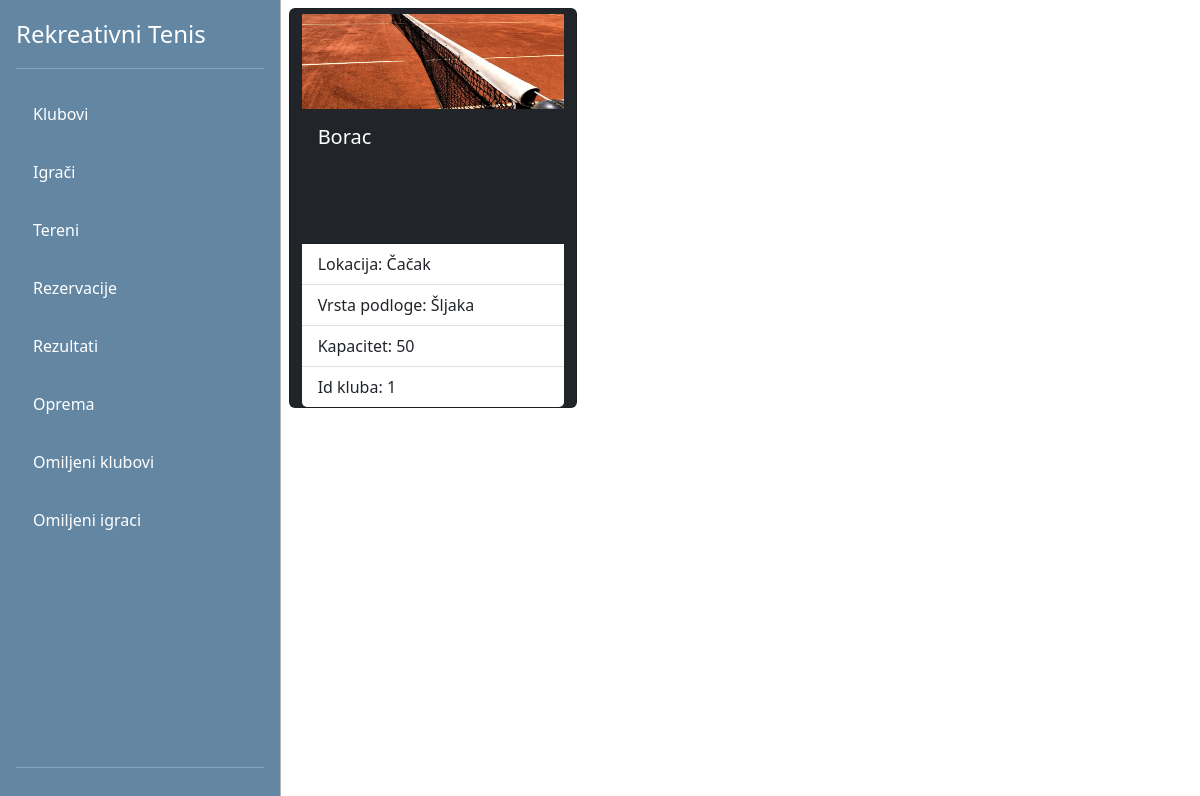
/view-gosti/freegrounds.php, run on the app's committed database.
### tables this page shows
CREATE TABLE `tereni` (
  `id` int(11) NOT NULL,
  `naziv` varchar(255) NOT NULL,
  `lokacija` varchar(255) NOT NULL,
  `vrsta_podloge` varchar(255) NOT NULL,
  `kapacitet` int(11) NOT NULL,
  `id_kluba` int(11) NOT NULL,
  `zauzet` bit(1) NOT NULL
);

### config/DB.php (called while the page is built)
<?php
class DB{
    private static $factory;
    public static function createInstance($config = null)
    {
        $settings['dbname'] = 'rekreativnitenisdb';
        $settings['dbhost'] = '127.0.0.1';
        $settings['dbuser'] = 'root';
        $settings['dbpass'] = '';
        try{
            $dsn = 'mysql:dbname=' . $settings['dbname'] . ';host=' . $settings['dbhost'];
            $pdo = new PDO($dsn, $settings['dbuser'], $settings['dbpass'], array(PDO::MYSQL_ATTR_INIT_COMMAND => "SET NAMES utf8"));
            $pdo->setAttribute(PDO::ATTR_ERRMODE, PDO::ERRMODE_EXCEPTION);
            $pdo->setAttribute(PDO::ATTR_EMULATE_PREPARES, true);
            $pdo->setAttribute(PDO::ATTR_DEFAULT_FETCH_MODE, PDO::FETCH_ASSOC);
            self::$factory[$config] = $pdo;
            return self::$factory[$config];
        }
        catch (PDOException $e) {
            die ('Connection failed: ' . $e->getMessage());
        }
    }
}
?>

### DAO/TerenDAO.php (called while the page is built, shortened)
<?php
require_once '../config/DB.php';
class TerenDAO
{
    private $db;
    public function __construct()
    {
        $this->db = DB::createInstance();
    }
    public function getAllTereni()
    {
        $statement = $this->db->prepare('SELECT * FROM tereni');
        $statement->execute();
        $res = $statement->fetchAll();
        return $res;
    }
}

### view-gosti/freegrounds.php (the view, shortened to what this page needs)
<?php
require_once './partials/navigacija.php';
require_once '../DAO/TerenDAO.php';
$terenDAO = new TerenDAO();
$tereni = $terenDAO->getAllTereni()
?>
<div class="container" style="display: flex; flex-direction: row; background-repeat: no-repeat; background-size: cover;">
    <div class="row">
        <?php foreach ($tereni as $item) { if($item['zauzet']==0) {?>
            <div class="card bg-dark" style="width: 18rem; height: 25rem; margin: 0.5rem; color: white">
            <?php $image = "./images/" . $item['vrsta_podloge'] . ".jpg";?>
                <img style="height:100px; padding-top: 5px;" src="<?php echo $image; ?>"  class="card-img-top" alt="teren">
                <div class="card-body">
                    <h5 class="card-title"><?= $item['naziv'] ?></h5>
                </div>
                <ul class="list-group list-group-flush">
                    <li class="list-group-item">Lokacija: <?= $item['lokacija'] ?></li>
                    <li class="list-group-item">Vrsta podloge: <?= $item['vrsta_podloge'] ?></li>
                    <li class="list-group-item">Kapacitet: <?= $item['kapacitet'] ?></li>
                    <li class="list-group-item">Id kluba: <?= $item['id_kluba'] ?></li>
                </ul>
            </div>
        <?php }} ?>
    </div>
</div>
<?php
require_once './partials/footer.php';
?>

### view-gosti/css/style.css (style rules this page uses)
.container { max-width: 100%; max-height: 100%; }

### data on the page
tereni: vrsta_podloge (picture), naziv "Borac", lokacija "Čačak", vrsta_podloge "Šljaka", kapacitet "50", id_kluba "1"
